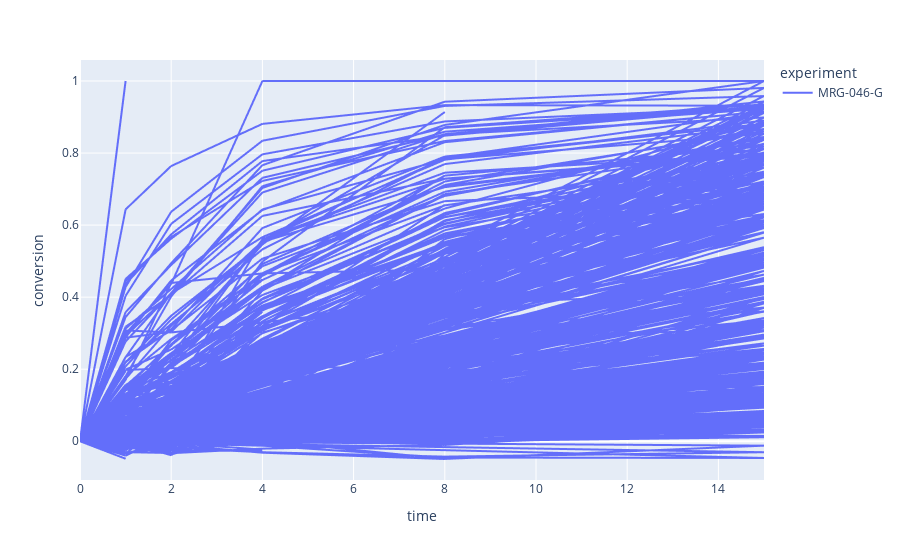

The cell this chart's notebook holds for it:
### Code cell
px.line(kinetic_curves, x="time", y="conversion", color="experiment")

### Figure 1 — Plotly figure (JSON) as saved in the notebook; plotly's stock layout.template omitted (floating-point values rounded to 4 significant figures; data arrays with more than 128 entries replaced by an {"elided": "..."} marker saying what was removed)
{"data": [{"hovertemplate": "experiment=MRG-046-G<br>time=%{x}<br>conversion=%{y}<extra></extra>", "legendgroup": "MRG-046-G", "line": {"color": "#636efa", "dash": "solid"}, "marker": {"symbol": "circle"}, "mode": "lines", "name": "MRG-046-G", "showlegend": true, "x": {"elided": "1980 int values"}, "xaxis": "x", "y": {"elided": "1980 float values"}, "yaxis": "y", "type": "scattergl"}], "layout": {"xaxis": {"anchor": "y", "domain": [0.0, 1.0], "title": {"text": "time"}}, "yaxis": {"anchor": "x", "domain": [0.0, 1.0], "title": {"text": "conversion"}}, "legend": {"title": {"text": "experiment"}, "tracegroupgap": 0}, "margin": {"t": 60}}}
